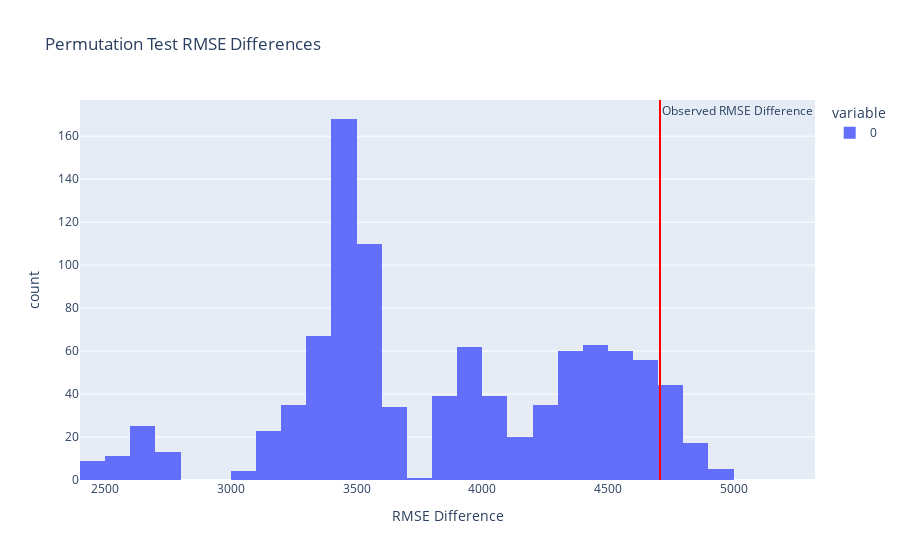

The code cell stored with this chart in its notebook:
### Markdown cell above
The histogram below offers a visualization of the RMSE differences obtained during the permutation iterations. The red vertical line indicates the *observed* RMSE difference.

### Code cell
fig_perm = px.histogram(rmse_diffs_lst, nbins=30, labels={'value': 'RMSE Difference'}, title='Permutation Test RMSE Differences')
fig_perm.add_vline(x=rmse_diff_initial, line_width=2, line_color="red", annotation_text="Observed RMSE Difference")
fig_perm.show()

### Figure 1 — Plotly figure (JSON) as saved in the notebook; plotly's stock layout.template omitted (floating-point values rounded to 4 significant figures; data arrays with more than 128 entries replaced by an {"elided": "..."} marker saying what was removed)
{"data": [{"alignmentgroup": "True", "bingroup": "x", "hovertemplate": "variable=0<br>RMSE Difference=%{x}<br>count=%{y}<extra></extra>", "legendgroup": "0", "marker": {"color": "#636efa", "pattern": {"shape": ""}}, "name": "0", "nbinsx": 30, "offsetgroup": "0", "orientation": "v", "showlegend": true, "type": "histogram", "x": {"elided": "1000 float values"}, "xaxis": "x", "yaxis": "y"}], "layout": {"annotations": [{"showarrow": false, "text": "Observed RMSE Difference", "x": 4707.0, "xanchor": "left", "xref": "x", "y": 1, "yanchor": "top", "yref": "y domain"}], "barmode": "relative", "legend": {"title": {"text": "variable"}, "tracegroupgap": 0}, "shapes": [{"line": {"color": "red", "width": 2}, "type": "line", "x0": 4707.0, "x1": 4707.0, "xref": "x", "y0": 0, "y1": 1, "yref": "y domain"}], "title": {"text": "Permutation Test RMSE Differences"}, "xaxis": {"anchor": "y", "domain": [0, 1], "title": {"text": "RMSE Difference"}}, "yaxis": {"anchor": "x", "domain": [0, 1], "title": {"text": "count"}}}}
